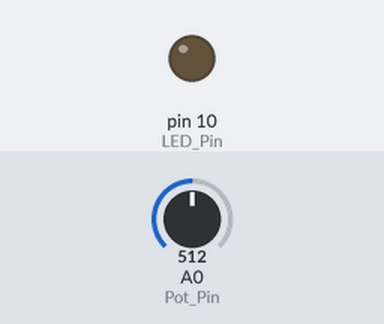
The sketch below on a simulated Arduino Uno, built with avr-gcc and run on an emulated ATmega328P. Shown: output pins drawn as LEDs (lit = HIGH). Inputs (shaded band) come from the test bench; at power-on: A0 (Pot_Pin) = 512.

Above: at 0.1 s.
At 1.1 s:
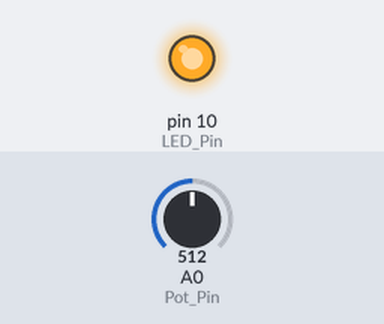
Timing chart, 0 to 2.6 s (numbered marks = the images above):
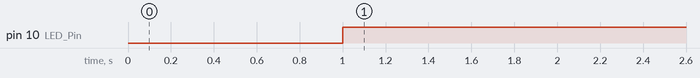

The sketch:

9_2_a.ino
```cpp
int LED_Pin = 10;
int LED_status= LOW;
long zeit = 1000;
unsigned long zeitdamals = 0;
int Pot_Pin = A0;
int Pot_val= 0 ;

void setup() {
  pinMode(LED_Pin, OUTPUT);
}

void loop() {

  unsigned long zeitjetzt = millis();
  if(zeitjetzt - zeitdamals >= zeit){
  zeitdamals=zeitjetzt;
  Pot_val= analogRead(Pot_Pin);
  zeit = map(Pot_val, 0, 1023, 1000, 1);
  if(LED_status==LOW){
    LED_status=HIGH;
    }
    else {
      LED_status==LOW;
      }
      digitalWrite(LED_Pin, LED_status);
      }
}
```

Measured:
- by itself, pin 10 (LED_Pin): LOW → HIGH at 1.0 s
